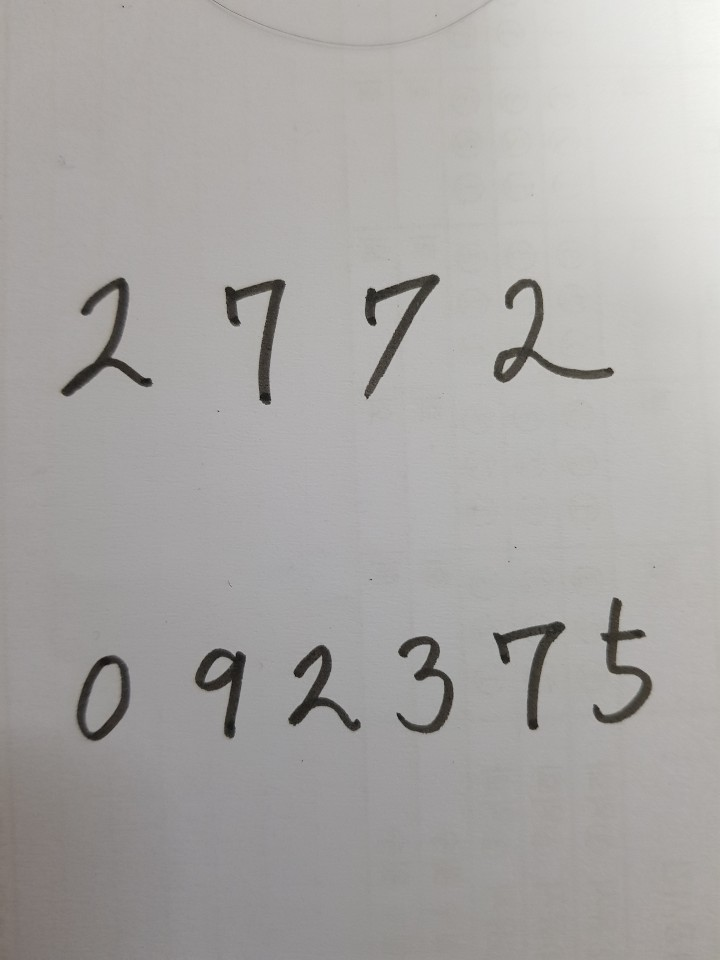
#> input picture Digits Classify/ex/digit_test.jpg, 720 x 960 px, found by its file name
$ jupyter execute --allow-errors classify_handwritten_digits.ipynb   (older library calls are emulated)
#> lines starting #> are read from the running program, lines starting #| are printed output that depends on the picture; after the words box and inside, x2 and y2 are one past the last pixel; in counts of white or black regions, pixels touching at a corner belong together
[cell 1]
# 내 구글 드라이버에 연동
from google.colab import drive
drive.mount('/content/gdrive')

[cell 2]
import cv2
import numpy as np
import matplotlib.pyplot as plt

[cell 3]
frame = 'gdrive/My Drive/CV/Digits Classify/ex/digit_test.jpg'

img = cv2.imread(frame)
#> img is the input picture: shape (960, 720, 3); mean B, G, R 164.7, 166.8, 169.1
#plt.figure(figsize=(10,10))
plt.imshow(img);
print("width: {} pixels".format(img.shape[1]))
#| width: 720 pixels
print("height: {} pixels".format(img.shape[0]))
#| height: 960 pixels
print("channels: {}".format(img.shape[2]))
#| channels: 3

[cell 4]
# hsv transform - value = gray image
hsv = cv2.cvtColor(img, cv2.COLOR_BGR2HSV)
#> hsv: shape (960, 720, 3); mean H, S, V 44.4, 7.5, 169.1
hue, saturation, value = cv2.split(hsv)    # hue:색깔, saturation:채도(선명도), value:명도(밝기)
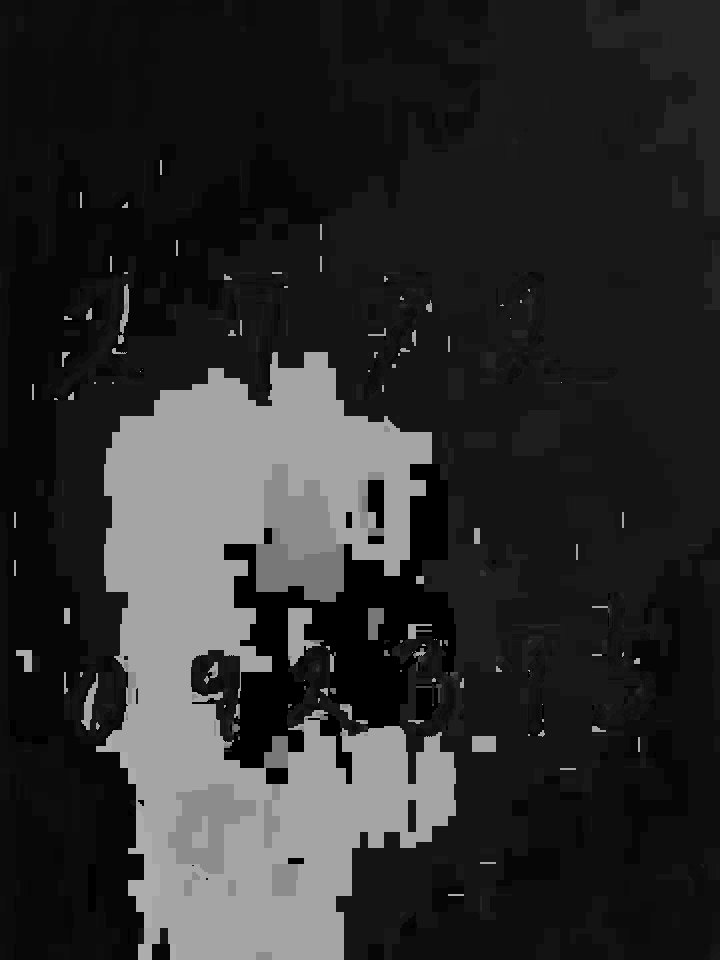
#> hue: shape (960, 720); min 0, max 173, mean 44.4
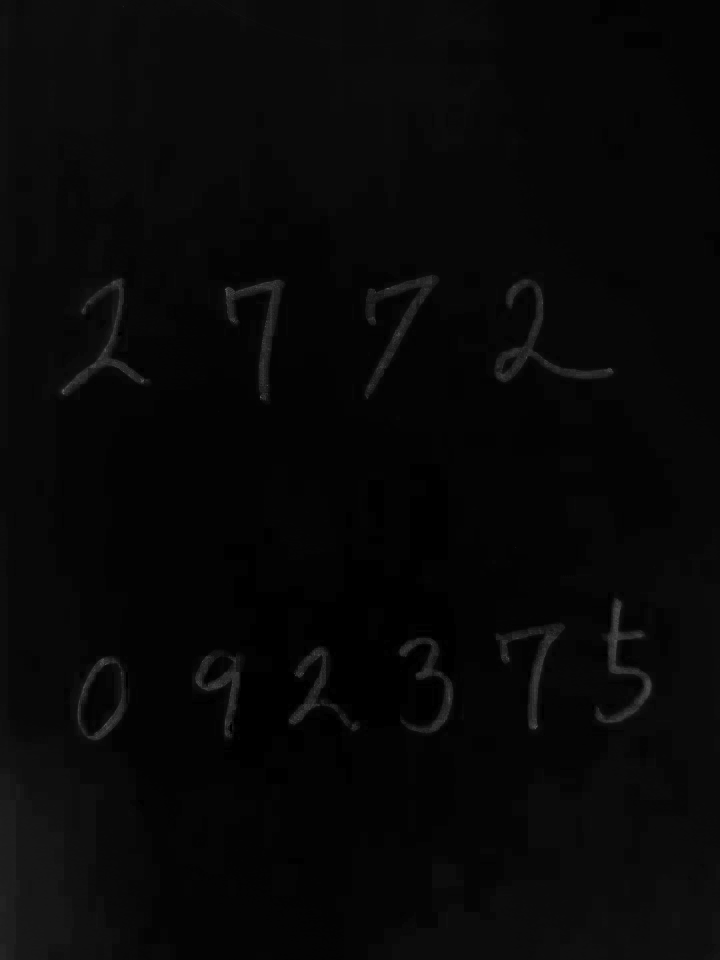
#> saturation: shape (960, 720); min 0, max 98, mean 7.5
plt.imshow(value)

[cell 5]
# kernel to use for morphological operations
kernel = cv2.getStructuringElement(cv2.MORPH_RECT, (3, 3))

# applying topHat operations
topHat = cv2.morphologyEx(value, cv2.MORPH_TOPHAT, kernel)
plt.imshow(topHat)

[cell 6]
# applying blackHat operations
blackHat = cv2.morphologyEx(value, cv2.MORPH_BLACKHAT, kernel)
plt.imshow(blackHat)

[cell 7]
# add and subtract between morphological operations
add = cv2.add(value, topHat)
subtract = cv2.subtract(add, blackHat)
plt.imshow(subtract)

[cell 8]
# applying median blur on subtract image
blur = cv2.medianBlur(subtract,5)
plt.imshow(blur)

[cell 9]
# thresholding
thresh = cv2.adaptiveThreshold(blur, 255, cv2.ADAPTIVE_THRESH_GAUSSIAN_C, cv2.THRESH_BINARY_INV, 25, 10)
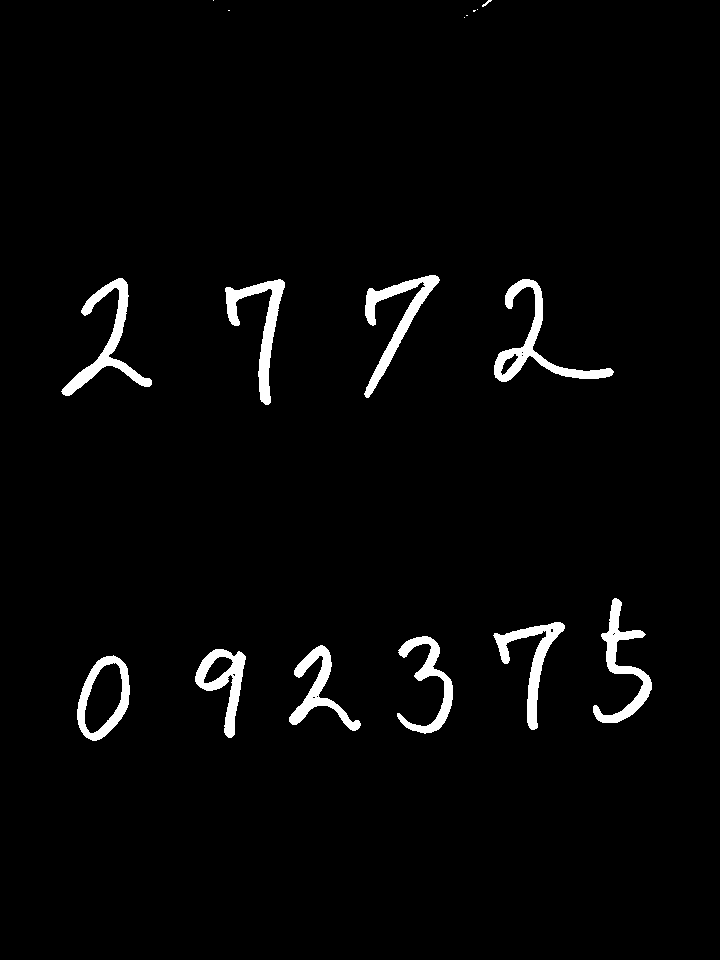
#> thresh: shape (960, 720); 2.8% white; 17 white regions (6 under 20 px)
plt.imshow(thresh)

[cell 10]
# cv2.findCountours() function changed from OpenCV3 to OpenCV4: now it have only two parameters instead of 3
cv2MajorVersion = cv2.__version__.split(".")[0]
print('openCV version : ', cv2MajorVersion)
# check for contours on thresh
if int(cv2MajorVersion) >= 4:
    contours, hierarchy = cv2.findContours(thresh, cv2.RETR_EXTERNAL, cv2.CHAIN_APPROX_SIMPLE)
#> contours = 17 contours, 7 with area under 20; largest, box (x1, y1, x2, y2) and area: (77, 655, 130, 741) 3192, (494, 279, 614, 382) 2244, (61, 278, 152, 396) 2007, (364, 275, 440, 398) 1952, (195, 649, 246, 738) 1938
else:
    imageContours, contours, hierarchy = cv2.findContours(thresh, cv2.RETR_EXTERNAL, cv2.CHAIN_APPROX_SIMPLE)

[cell 11]
img_digits = []
img_origin = img.copy()
margin = 20

# loop to check if any (possible) contour is found
for contour in contours:
  x, y, w, h = cv2.boundingRect(contour)
  # Ignore if image is too small
  if w * h < 100: continue
  #Y and X [y-margin:y+h+margin, x-margin:x+w+margin]
  img_digits.append(thresh[y-margin:y+h+margin, x-margin:x+w+margin])  # 원본 이미지에서 박싱한 부분을 잘라서 img_digits 에 추가한다.
  cv2.rectangle(img, (x, y), (x+w, y+h), (0, 255, 0), 2)
  print(x,  x+w, y, y+h)
#> this loop made 17 passes
#> (x, y, w, h) on passes 1, 2, 3, 4, 5, 6, 7, 8, 9, 10, 11, 15: (77, 655, 53, 86), (195, 649, 51, 89), (289, 645, 72, 86), (397, 636, 56, 98), (493, 622, 72, 108), (593, 598, 59, 125), (494, 279, 120, 103), (225, 279, 60, 126), (61, 278, 91, 118), (364, 275, 76, 123), (464, 17, 1, 1), (477, 9, 1, 1)
#> (contour, x, y, w, h) on passes 12 to 14: ([[466, 15], [467, 15]], 466, 15, 2, 1), ([[473, 10], [473, 11], [474, 11], [475, 10]], 473, 10, 3, 2), ([[228, 10], [229, 10]], 228, 10, 2, 1)
#| 77 130 655 741
#| 195 246 649 738
#| 289 361 645 731
#| 397 453 636 734
#| 493 565 622 730
#| 593 652 598 723
#| 494 614 279 382
#| 225 285 279 405
#> (further printed lines are left out)
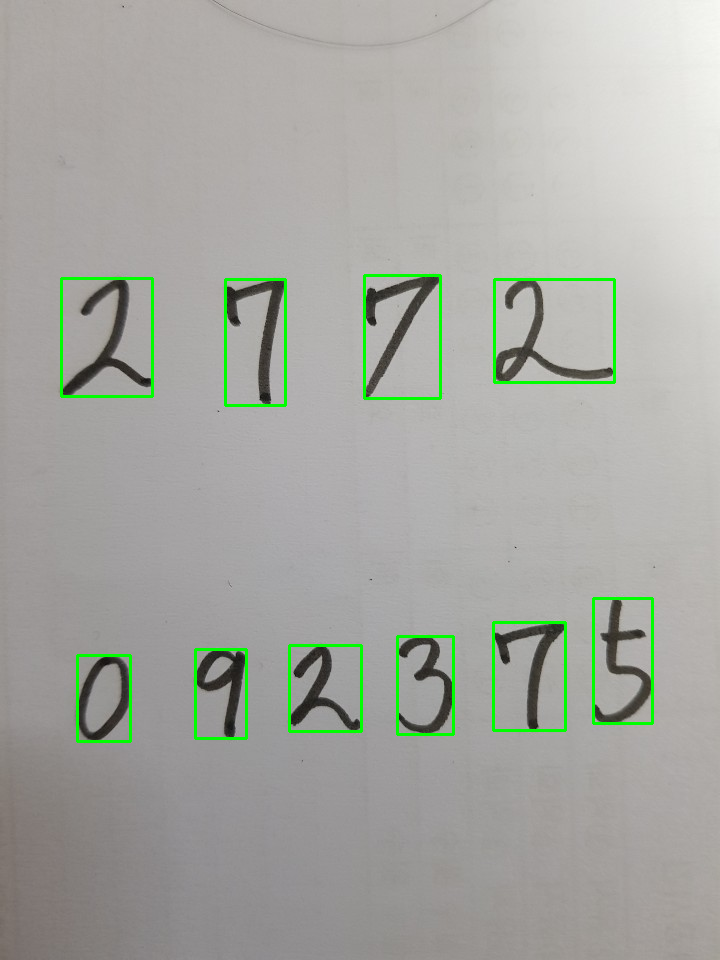
#> img: shape (960, 720, 3); mean B, G, R 162.3, 168.2, 166.5
#> after the loop, img_digits = 10 items
plt.imshow(img)

[cell 12]
for i in range(0, len(img_digits)):
    plt.subplot(2, len(img_digits)/2, i+1)
    plt.imshow(img_digits[i], cmap='Greys', interpolation='nearest')
#> this loop made 10 passes
plt.tight_layout()
plt.show()
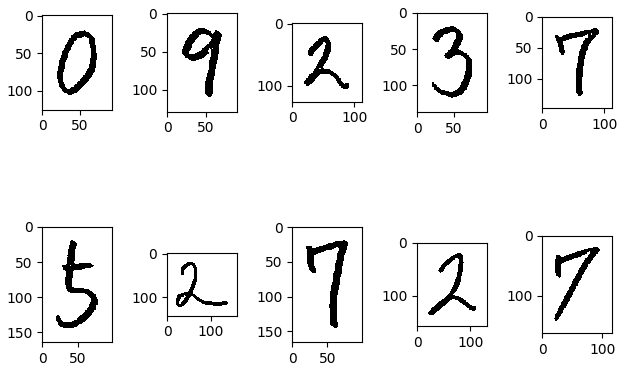
#> figure drawn by matplotlib, 10 panels

[cell 13]
# 이미지 크기를 동일화
SZ = 28

for i in range(0, len(img_digits)):
    plt.subplot(2, len(img_digits)/2, i+1)
    plt.imshow(cv2.resize(img_digits[i], (SZ, SZ)), cmap='Greys', interpolation='nearest')
plt.tight_layout()  # 자동으로 레이아웃을 설정함
plt.show()
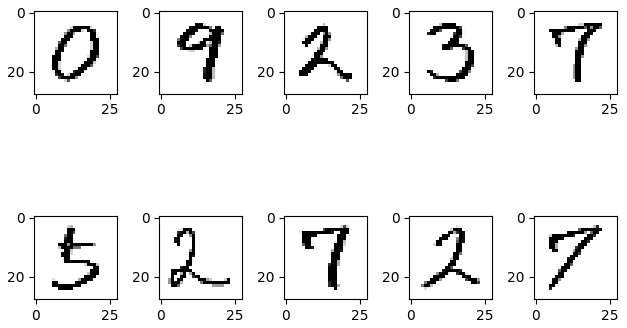
#> figure drawn by matplotlib, 10 panels
